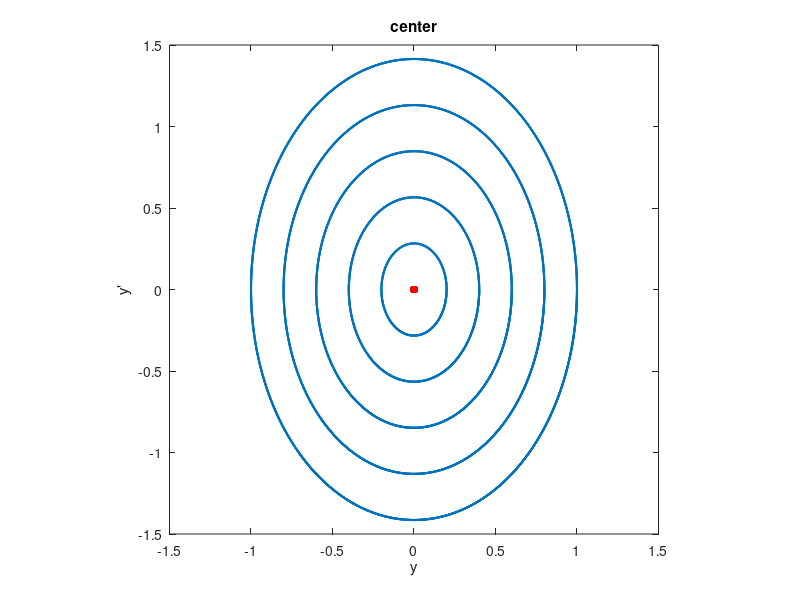

Reproduce this figure in MATLAB. (Note: this script raises an error after producing the figure.)

      close all
      
A = 1;  B = 0;  C = 2;
s = roots([A B C]);

plot(0,0,'r.','markersize',18)
    
% Plot trajectories
hold on
colr = get(gca,'colororder');
t = linspace(0,15,1000)';
for R = .2:.2:1
    y = R*real(exp(s(1)*t));
    dydt = R*real(s(1)*exp(s(1)*t));
    plot(y,dydt,'linew',1.5,'color',colr(1,:)), hold on
end
axis([-1.5 1.5 -1.5 1.5]), axis square
title('center')
xlabel('y')
ylabel('y''')
	        
      if length(get(0,'children')) > 0
        set(gcf,'paperpos',[0 0 5 2.75])
        print -dsvg twoD_phase_center.svg
      end
      
      